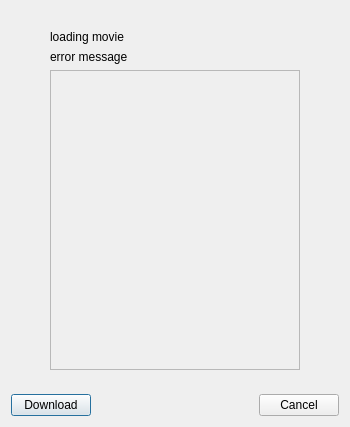
<?xml version="1.0" encoding="UTF-8"?>
<ui version="4.0">
 <class>ListAccountReposDialog</class>
 <widget class="QDialog" name="ListAccountReposDialog">
  <property name="geometry">
   <rect>
    <x>0</x>
    <y>0</y>
    <width>350</width>
    <height>427</height>
   </rect>
  </property>
  <property name="minimumSize">
   <size>
    <width>350</width>
    <height>350</height>
   </size>
  </property>
  <property name="windowTitle">
   <string>Libraries</string>
  </property>
  <layout class="QVBoxLayout" name="verticalLayout_2">
   <item>
    <layout class="QHBoxLayout" name="horizontalLayout">
     <item>
      <spacer name="horizontalSpacer">
       <property name="orientation">
        <enum>Qt::Horizontal</enum>
       </property>
       <property name="sizeHint" stdset="0">
        <size>
         <width>5</width>
         <height>5</height>
        </size>
       </property>
      </spacer>
     </item>
     <item>
      <layout class="QVBoxLayout" name="verticalLayout">
       <item>
        <spacer name="verticalSpacer">
         <property name="orientation">
          <enum>Qt::Vertical</enum>
         </property>
         <property name="sizeHint" stdset="0">
          <size>
           <width>5</width>
           <height>5</height>
          </size>
         </property>
        </spacer>
       </item>
       <item>
        <widget class="QLabel" name="mLoadingMovie">
         <property name="text">
          <string>loading movie</string>
         </property>
         <property name="wordWrap">
          <bool>false</bool>
         </property>
        </widget>
       </item>
       <item>
        <widget class="QLabel" name="mErrorText">
         <property name="text">
          <string>error message</string>
         </property>
         <property name="wordWrap">
          <bool>true</bool>
         </property>
        </widget>
       </item>
       <item>
        <widget class="QScrollArea" name="mScrollArea">
         <property name="minimumSize">
          <size>
           <width>250</width>
           <height>300</height>
          </size>
         </property>
         <property name="widgetResizable">
          <bool>true</bool>
         </property>
         <widget class="QWidget" name="mScrollAreaWidgetContents">
          <property name="geometry">
           <rect>
            <x>0</x>
            <y>0</y>
            <width>16</width>
            <height>16</height>
           </rect>
          </property>
          <property name="sizePolicy">
           <sizepolicy hsizetype="Fixed" vsizetype="Fixed">
            <horstretch>0</horstretch>
            <verstretch>0</verstretch>
           </sizepolicy>
          </property>
          <property name="minimumSize">
           <size>
            <width>0</width>
            <height>0</height>
           </size>
          </property>
         </widget>
        </widget>
       </item>
       <item>
        <spacer name="verticalSpacer_2">
         <property name="orientation">
          <enum>Qt::Vertical</enum>
         </property>
         <property name="sizeHint" stdset="0">
          <size>
           <width>5</width>
           <height>5</height>
          </size>
         </property>
        </spacer>
       </item>
      </layout>
     </item>
     <item>
      <spacer name="horizontalSpacer_2">
       <property name="orientation">
        <enum>Qt::Horizontal</enum>
       </property>
       <property name="sizeHint" stdset="0">
        <size>
         <width>5</width>
         <height>5</height>
        </size>
       </property>
      </spacer>
     </item>
    </layout>
   </item>
   <item>
    <layout class="QHBoxLayout" name="horizontalLayout_3">
     <item>
      <widget class="QPushButton" name="downloadRepoBtn">
       <property name="text">
        <string>Download</string>
       </property>
      </widget>
     </item>
     <item>
      <widget class="QDialogButtonBox" name="buttonBox">
       <property name="orientation">
        <enum>Qt::Horizontal</enum>
       </property>
       <property name="standardButtons">
        <set>QDialogButtonBox::Cancel</set>
       </property>
      </widget>
     </item>
    </layout>
   </item>
  </layout>
 </widget>
 <resources/>
 <connections>
  <connection>
   <sender>buttonBox</sender>
   <signal>accepted()</signal>
   <receiver>ListAccountReposDialog</receiver>
   <slot>accept()</slot>
   <hints>
    <hint type="sourcelabel">
     <x>257</x>
     <y>413</y>
    </hint>
    <hint type="destinationlabel">
     <x>157</x>
     <y>274</y>
    </hint>
   </hints>
  </connection>
  <connection>
   <sender>buttonBox</sender>
   <signal>rejected()</signal>
   <receiver>ListAccountReposDialog</receiver>
   <slot>reject()</slot>
   <hints>
    <hint type="sourcelabel">
     <x>325</x>
     <y>413</y>
    </hint>
    <hint type="destinationlabel">
     <x>286</x>
     <y>274</y>
    </hint>
   </hints>
  </connection>
 </connections>
</ui>
